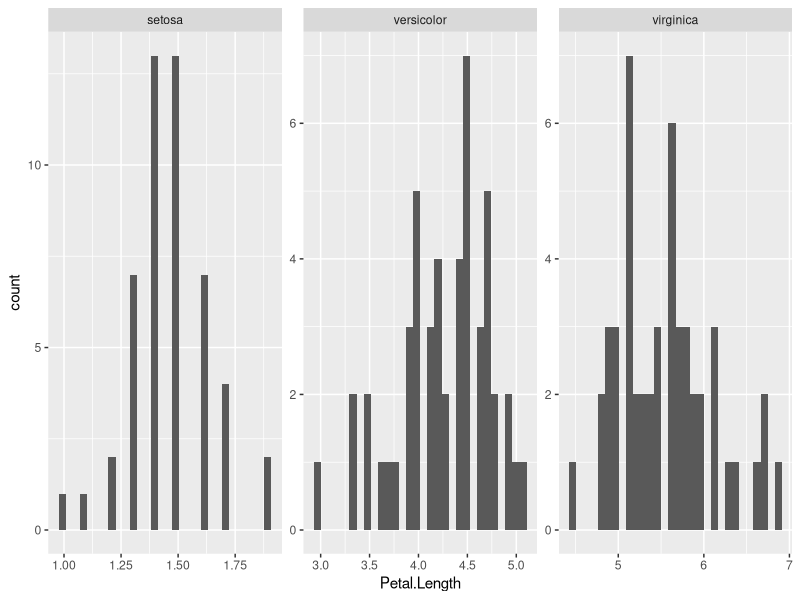

Write R code to recreate this figure.
## ---- chunk 1
knitr::opts_chunk$set(echo = TRUE)
## ---- chunk 2
library(tidyverse)


iris_hist <- ggplot(iris, aes(x = Petal.Length))+
  geom_histogram()+
  facet_wrap(~Species, scale = "free")



iris_hist

